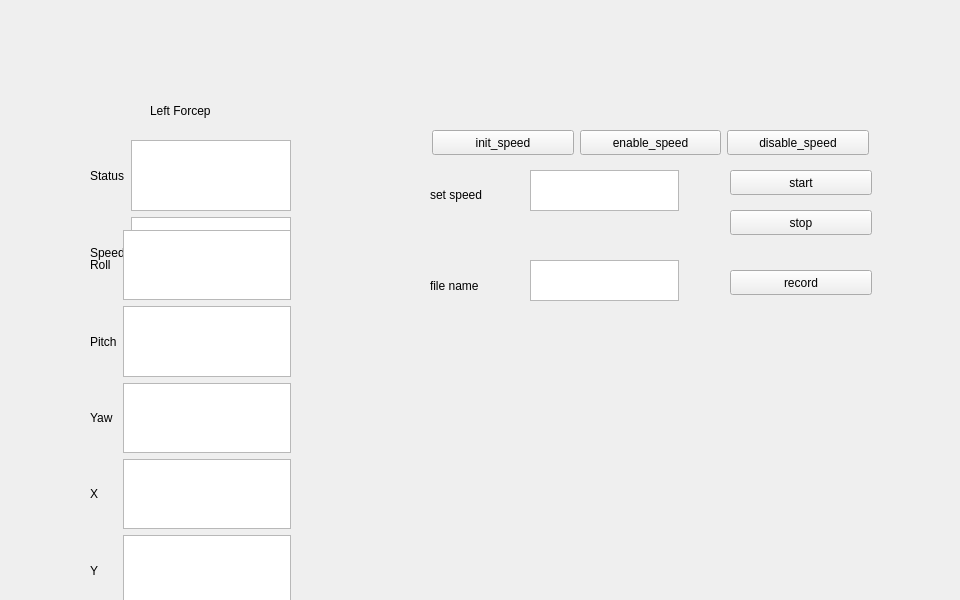
<?xml version="1.0" encoding="UTF-8"?>
<ui version="4.0">
 <class>EndEffector</class>
 <widget class="QWidget" name="EndEffector">
  <property name="geometry">
   <rect>
    <x>0</x>
    <y>0</y>
    <width>960</width>
    <height>600</height>
   </rect>
  </property>
  <property name="windowTitle">
   <string>Form</string>
  </property>
  <widget class="QWidget" name="gridLayoutWidget">
   <property name="geometry">
    <rect>
     <x>90</x>
     <y>140</y>
     <width>201</width>
     <height>148</height>
    </rect>
   </property>
   <layout class="QGridLayout" name="gridLayout">
    <item row="0" column="0">
     <widget class="QLabel" name="label">
      <property name="text">
       <string>Status</string>
      </property>
     </widget>
    </item>
    <item row="1" column="0">
     <widget class="QLabel" name="label_2">
      <property name="text">
       <string>Speed</string>
      </property>
     </widget>
    </item>
    <item row="1" column="1">
     <widget class="QTextEdit" name="textEdit_2"/>
    </item>
    <item row="0" column="1">
     <widget class="QTextEdit" name="textEdit"/>
    </item>
   </layout>
  </widget>
  <widget class="QLabel" name="label_4">
   <property name="geometry">
    <rect>
     <x>150</x>
     <y>100</y>
     <width>141</width>
     <height>21</height>
    </rect>
   </property>
   <property name="text">
    <string>Left Forcep</string>
   </property>
  </widget>
  <widget class="QWidget" name="gridLayoutWidget_2">
   <property name="geometry">
    <rect>
     <x>90</x>
     <y>230</y>
     <width>201</width>
     <height>452</height>
    </rect>
   </property>
   <layout class="QGridLayout" name="gridLayout_2">
    <item row="0" column="0">
     <widget class="QLabel" name="label_3">
      <property name="text">
       <string>Roll</string>
      </property>
     </widget>
    </item>
    <item row="2" column="0">
     <widget class="QLabel" name="label_5">
      <property name="text">
       <string>Pitch</string>
      </property>
     </widget>
    </item>
    <item row="7" column="0">
     <widget class="QLabel" name="label_8">
      <property name="text">
       <string>Y</string>
      </property>
     </widget>
    </item>
    <item row="4" column="0">
     <widget class="QLabel" name="label_6">
      <property name="text">
       <string>Yaw</string>
      </property>
     </widget>
    </item>
    <item row="6" column="0">
     <widget class="QLabel" name="label_7">
      <property name="text">
       <string>X</string>
      </property>
     </widget>
    </item>
    <item row="2" column="1">
     <widget class="QTextEdit" name="textEdit_4"/>
    </item>
    <item row="8" column="0">
     <widget class="QLabel" name="label_9">
      <property name="text">
       <string>Z</string>
      </property>
     </widget>
    </item>
    <item row="8" column="1">
     <widget class="QTextEdit" name="textEdit_6"/>
    </item>
    <item row="4" column="1">
     <widget class="QTextEdit" name="textEdit_5"/>
    </item>
    <item row="7" column="1">
     <widget class="QTextEdit" name="textEdit_8"/>
    </item>
    <item row="6" column="1">
     <widget class="QTextEdit" name="textEdit_9"/>
    </item>
    <item row="0" column="1">
     <widget class="QTextEdit" name="textEdit_3"/>
    </item>
   </layout>
  </widget>
  <widget class="QTextEdit" name="textSetSpeed">
   <property name="geometry">
    <rect>
     <x>530</x>
     <y>170</y>
     <width>149</width>
     <height>41</height>
    </rect>
   </property>
  </widget>
  <widget class="QTextEdit" name="textFileName">
   <property name="geometry">
    <rect>
     <x>530</x>
     <y>260</y>
     <width>149</width>
     <height>41</height>
    </rect>
   </property>
  </widget>
  <widget class="QLabel" name="label_10">
   <property name="geometry">
    <rect>
     <x>430</x>
     <y>160</y>
     <width>71</width>
     <height>70</height>
    </rect>
   </property>
   <property name="text">
    <string>set speed</string>
   </property>
  </widget>
  <widget class="QLabel" name="label_11">
   <property name="geometry">
    <rect>
     <x>430</x>
     <y>260</y>
     <width>71</width>
     <height>51</height>
    </rect>
   </property>
   <property name="text">
    <string>file name</string>
   </property>
  </widget>
  <widget class="QPushButton" name="initSpeed">
   <property name="geometry">
    <rect>
     <x>432</x>
     <y>130</y>
     <width>142</width>
     <height>25</height>
    </rect>
   </property>
   <property name="text">
    <string>init_speed</string>
   </property>
  </widget>
  <widget class="QPushButton" name="disableSpeed">
   <property name="geometry">
    <rect>
     <x>727</x>
     <y>130</y>
     <width>142</width>
     <height>25</height>
    </rect>
   </property>
   <property name="text">
    <string>disable_speed</string>
   </property>
  </widget>
  <widget class="QPushButton" name="enableSpeed">
   <property name="geometry">
    <rect>
     <x>580</x>
     <y>130</y>
     <width>141</width>
     <height>25</height>
    </rect>
   </property>
   <property name="text">
    <string>enable_speed</string>
   </property>
  </widget>
  <widget class="QPushButton" name="btnStartSpeed">
   <property name="geometry">
    <rect>
     <x>730</x>
     <y>170</y>
     <width>142</width>
     <height>25</height>
    </rect>
   </property>
   <property name="text">
    <string>start</string>
   </property>
  </widget>
  <widget class="QPushButton" name="btnStopSpeed">
   <property name="geometry">
    <rect>
     <x>730</x>
     <y>210</y>
     <width>142</width>
     <height>25</height>
    </rect>
   </property>
   <property name="text">
    <string>stop</string>
   </property>
  </widget>
  <widget class="QPushButton" name="btnRecord">
   <property name="geometry">
    <rect>
     <x>730</x>
     <y>270</y>
     <width>142</width>
     <height>25</height>
    </rect>
   </property>
   <property name="text">
    <string>record</string>
   </property>
  </widget>
 </widget>
 <resources/>
 <connections/>
</ui>
